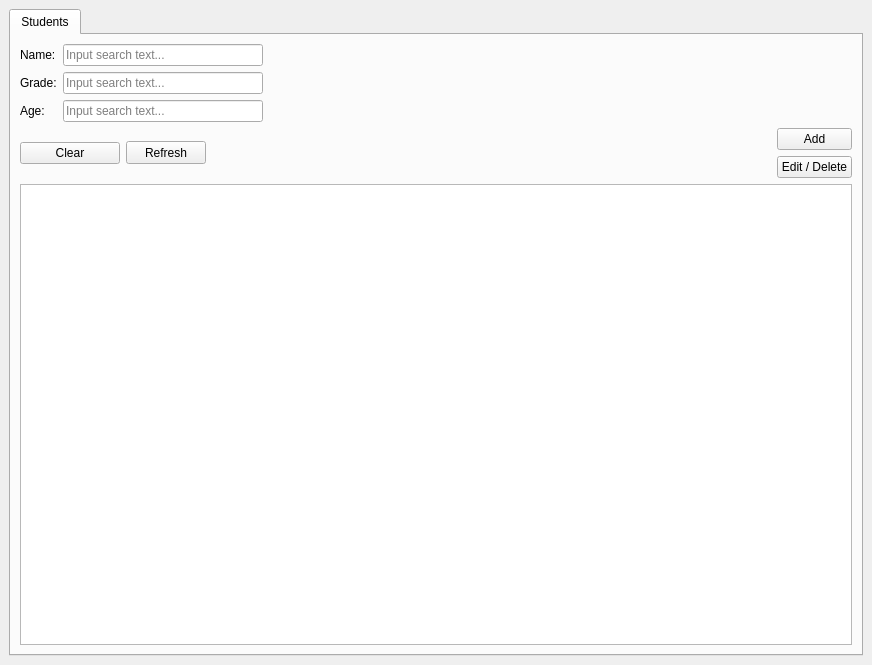
<?xml version="1.0" encoding="UTF-8"?>
<ui version="4.0">
 <class>MainWindow</class>
 <widget class="QMainWindow" name="MainWindow">
  <property name="geometry">
   <rect>
    <x>0</x>
    <y>0</y>
    <width>872</width>
    <height>665</height>
   </rect>
  </property>
  <property name="windowTitle">
   <string>MainWindow</string>
  </property>
  <widget class="QWidget" name="centralwidget">
   <layout class="QGridLayout" name="gridLayout">
    <item row="0" column="1">
     <widget class="QTabWidget" name="tabWidget">
      <property name="currentIndex">
       <number>0</number>
      </property>
      <widget class="QWidget" name="pgeStudents">
       <attribute name="title">
        <string>Students</string>
       </attribute>
       <layout class="QVBoxLayout" name="verticalLayout">
        <item>
         <layout class="QFormLayout" name="formLayoutStudentsDisplay">
          <item row="0" column="0">
           <widget class="QLabel" name="lblDisplayStudentName">
            <property name="sizePolicy">
             <sizepolicy hsizetype="Preferred" vsizetype="Preferred">
              <horstretch>0</horstretch>
              <verstretch>0</verstretch>
             </sizepolicy>
            </property>
            <property name="minimumSize">
             <size>
              <width>0</width>
              <height>0</height>
             </size>
            </property>
            <property name="maximumSize">
             <size>
              <width>200</width>
              <height>16777215</height>
             </size>
            </property>
            <property name="text">
             <string>Name:</string>
            </property>
           </widget>
          </item>
          <item row="0" column="1">
           <widget class="QLineEdit" name="lineDisplayStudentName">
            <property name="sizePolicy">
             <sizepolicy hsizetype="Expanding" vsizetype="Fixed">
              <horstretch>0</horstretch>
              <verstretch>0</verstretch>
             </sizepolicy>
            </property>
            <property name="maximumSize">
             <size>
              <width>200</width>
              <height>16777215</height>
             </size>
            </property>
            <property name="frame">
             <bool>true</bool>
            </property>
            <property name="placeholderText">
             <string>Input search text...</string>
            </property>
           </widget>
          </item>
          <item row="1" column="0">
           <widget class="QLabel" name="lblDisplayStudentGrade">
            <property name="text">
             <string>Grade:</string>
            </property>
           </widget>
          </item>
          <item row="1" column="1">
           <widget class="QLineEdit" name="lineDisplayStudentGrade">
            <property name="sizePolicy">
             <sizepolicy hsizetype="Expanding" vsizetype="Fixed">
              <horstretch>0</horstretch>
              <verstretch>0</verstretch>
             </sizepolicy>
            </property>
            <property name="maximumSize">
             <size>
              <width>200</width>
              <height>16777215</height>
             </size>
            </property>
            <property name="placeholderText">
             <string>Input search text...</string>
            </property>
           </widget>
          </item>
          <item row="2" column="0">
           <widget class="QLabel" name="lblDisplayStudentAge">
            <property name="text">
             <string>Age:</string>
            </property>
           </widget>
          </item>
          <item row="2" column="1">
           <widget class="QLineEdit" name="lineDisplayStudentAge">
            <property name="sizePolicy">
             <sizepolicy hsizetype="Expanding" vsizetype="Fixed">
              <horstretch>0</horstretch>
              <verstretch>0</verstretch>
             </sizepolicy>
            </property>
            <property name="maximumSize">
             <size>
              <width>200</width>
              <height>16777215</height>
             </size>
            </property>
            <property name="placeholderText">
             <string>Input search text...</string>
            </property>
           </widget>
          </item>
         </layout>
        </item>
        <item>
         <layout class="QHBoxLayout" name="horizontalLayout_3">
          <item>
           <widget class="QPushButton" name="btnClearFilters">
            <property name="maximumSize">
             <size>
              <width>100</width>
              <height>16777215</height>
             </size>
            </property>
            <property name="text">
             <string>Clear</string>
            </property>
           </widget>
          </item>
          <item alignment="Qt::AlignLeft">
           <widget class="QPushButton" name="btnRefresh">
            <property name="minimumSize">
             <size>
              <width>0</width>
              <height>0</height>
             </size>
            </property>
            <property name="maximumSize">
             <size>
              <width>718</width>
              <height>23</height>
             </size>
            </property>
            <property name="text">
             <string>Refresh</string>
            </property>
           </widget>
          </item>
          <item>
           <layout class="QVBoxLayout" name="verticalLayout_3">
            <item>
             <widget class="QPushButton" name="btnAddStudent">
              <property name="maximumSize">
               <size>
                <width>75</width>
                <height>23</height>
               </size>
              </property>
              <property name="text">
               <string>Add</string>
              </property>
             </widget>
            </item>
            <item>
             <widget class="QPushButton" name="btnEditStudent">
              <property name="maximumSize">
               <size>
                <width>75</width>
                <height>23</height>
               </size>
              </property>
              <property name="text">
               <string>Edit / Delete</string>
              </property>
             </widget>
            </item>
           </layout>
          </item>
         </layout>
        </item>
        <item>
         <widget class="QTableView" name="tblStudents">
          <property name="sizePolicy">
           <sizepolicy hsizetype="Expanding" vsizetype="Expanding">
            <horstretch>0</horstretch>
            <verstretch>0</verstretch>
           </sizepolicy>
          </property>
         </widget>
        </item>
       </layout>
      </widget>
     </widget>
    </item>
   </layout>
  </widget>
 </widget>
 <resources/>
 <connections/>
</ui>
